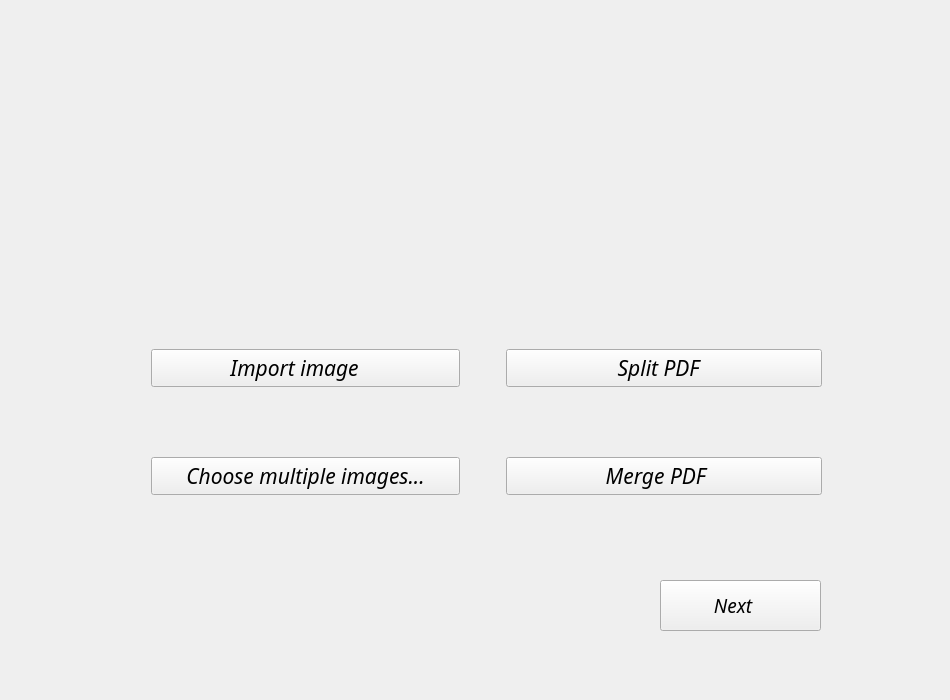
<?xml version="1.0" encoding="UTF-8"?>
<ui version="4.0">
 <class>MainWindow</class>
 <widget class="QWidget" name="MainWindow">
  <property name="geometry">
   <rect>
    <x>0</x>
    <y>0</y>
    <width>950</width>
    <height>700</height>
   </rect>
  </property>
  <property name="maximumSize">
   <size>
    <width>1200</width>
    <height>850</height>
   </size>
  </property>
  <property name="windowTitle">
   <string>MainWindow</string>
  </property>
  <property name="layoutDirection">
   <enum>Qt::RightToLeft</enum>
  </property>
  <property name="styleSheet">
   <string notr="true"/>
  </property>
  <widget class="QStackedWidget" name="stackedWidget">
   <property name="geometry">
    <rect>
     <x>0</x>
     <y>0</y>
     <width>950</width>
     <height>700</height>
    </rect>
   </property>
   <property name="layoutDirection">
    <enum>Qt::RightToLeft</enum>
   </property>
   <property name="currentIndex">
    <number>0</number>
   </property>
   <widget class="QWidget" name="main">
    <widget class="QLabel" name="lblDescan">
     <property name="geometry">
      <rect>
       <x>160</x>
       <y>120</y>
       <width>600</width>
       <height>191</height>
      </rect>
     </property>
     <property name="text">
      <string/>
     </property>
     <property name="pixmap">
      <pixmap resource="../resources.qrc">:/icons/icons/1.png</pixmap>
     </property>
    </widget>
    <widget class="QPushButton" name="pbNextEdit">
     <property name="geometry">
      <rect>
       <x>660</x>
       <y>580</y>
       <width>161</width>
       <height>51</height>
      </rect>
     </property>
     <property name="font">
      <font>
       <family>Ubuntu Condensed</family>
       <pointsize>14</pointsize>
       <italic>true</italic>
      </font>
     </property>
     <property name="layoutDirection">
      <enum>Qt::LeftToRight</enum>
     </property>
     <property name="text">
      <string>Next   </string>
     </property>
     <property name="icon">
      <iconset resource="../resources.qrc">
       <normaloff>:/icons/icons/next.png</normaloff>:/icons/icons/next.png</iconset>
     </property>
     <property name="iconSize">
      <size>
       <width>20</width>
       <height>20</height>
      </size>
     </property>
    </widget>
    <widget class="QWidget" name="layoutWidget">
     <property name="geometry">
      <rect>
       <x>151</x>
       <y>330</y>
       <width>671</width>
       <height>231</height>
      </rect>
     </property>
     <layout class="QGridLayout" name="gridLayout_2">
      <item row="2" column="0">
       <widget class="QPushButton" name="pbMergePdf">
        <property name="font">
         <font>
          <family>Ubuntu Condensed</family>
          <pointsize>16</pointsize>
          <italic>true</italic>
         </font>
        </property>
        <property name="layoutDirection">
         <enum>Qt::RightToLeft</enum>
        </property>
        <property name="text">
         <string>Merge PDF   </string>
        </property>
        <property name="icon">
         <iconset resource="../resources.qrc">
          <normaloff>:/icons/icons/file.png</normaloff>:/icons/icons/file.png</iconset>
        </property>
        <property name="iconSize">
         <size>
          <width>30</width>
          <height>30</height>
         </size>
        </property>
       </widget>
      </item>
      <item row="1" column="2">
       <widget class="QLabel" name="lblOneImage">
        <property name="maximumSize">
         <size>
          <width>309</width>
          <height>20</height>
         </size>
        </property>
        <property name="text">
         <string/>
        </property>
        <property name="alignment">
         <set>Qt::AlignCenter</set>
        </property>
       </widget>
      </item>
      <item row="0" column="1">
       <spacer name="horizontalSpacer">
        <property name="orientation">
         <enum>Qt::Horizontal</enum>
        </property>
        <property name="sizeType">
         <enum>QSizePolicy::Fixed</enum>
        </property>
        <property name="sizeHint" stdset="0">
         <size>
          <width>40</width>
          <height>20</height>
         </size>
        </property>
       </spacer>
      </item>
      <item row="2" column="2">
       <widget class="QPushButton" name="pbImportMultiple">
        <property name="sizePolicy">
         <sizepolicy hsizetype="Minimum" vsizetype="Preferred">
          <horstretch>0</horstretch>
          <verstretch>15</verstretch>
         </sizepolicy>
        </property>
        <property name="font">
         <font>
          <family>Ubuntu Condensed</family>
          <pointsize>16</pointsize>
          <italic>true</italic>
         </font>
        </property>
        <property name="text">
         <string>Choose multiple images...</string>
        </property>
        <property name="iconSize">
         <size>
          <width>30</width>
          <height>30</height>
         </size>
        </property>
       </widget>
      </item>
      <item row="0" column="2">
       <widget class="QPushButton" name="pbImport">
        <property name="font">
         <font>
          <family>Ubuntu Condensed</family>
          <pointsize>16</pointsize>
          <italic>true</italic>
         </font>
        </property>
        <property name="layoutDirection">
         <enum>Qt::RightToLeft</enum>
        </property>
        <property name="text">
         <string>Import image    </string>
        </property>
        <property name="icon">
         <iconset resource="../resources.qrc">
          <normaloff>:/icons/icons/import4.png</normaloff>:/icons/icons/import4.png</iconset>
        </property>
        <property name="iconSize">
         <size>
          <width>30</width>
          <height>30</height>
         </size>
        </property>
       </widget>
      </item>
      <item row="0" column="0">
       <widget class="QPushButton" name="pbSplitPdf">
        <property name="font">
         <font>
          <family>Ubuntu Condensed</family>
          <pointsize>16</pointsize>
          <italic>true</italic>
         </font>
        </property>
        <property name="layoutDirection">
         <enum>Qt::RightToLeft</enum>
        </property>
        <property name="text">
         <string> Split PDF   </string>
        </property>
        <property name="icon">
         <iconset resource="../resources.qrc">
          <normaloff>:/icons/icons/split.png</normaloff>:/icons/icons/split.png</iconset>
        </property>
        <property name="iconSize">
         <size>
          <width>30</width>
          <height>30</height>
         </size>
        </property>
       </widget>
      </item>
      <item row="3" column="2">
       <widget class="QLabel" name="lblMultiple">
        <property name="maximumSize">
         <size>
          <width>309</width>
          <height>20</height>
         </size>
        </property>
        <property name="text">
         <string/>
        </property>
        <property name="alignment">
         <set>Qt::AlignCenter</set>
        </property>
       </widget>
      </item>
     </layout>
    </widget>
   </widget>
   <widget class="QWidget" name="editImg">
    <widget class="QTabWidget" name="Options">
     <property name="geometry">
      <rect>
       <x>660</x>
       <y>110</y>
       <width>250</width>
       <height>451</height>
      </rect>
     </property>
     <property name="font">
      <font>
       <family>Ubuntu Condensed</family>
       <italic>true</italic>
      </font>
     </property>
     <property name="layoutDirection">
      <enum>Qt::LeftToRight</enum>
     </property>
     <property name="tabPosition">
      <enum>QTabWidget::North</enum>
     </property>
     <property name="tabShape">
      <enum>QTabWidget::Rounded</enum>
     </property>
     <property name="currentIndex">
      <number>1</number>
     </property>
     <property name="iconSize">
      <size>
       <width>16</width>
       <height>16</height>
      </size>
     </property>
     <widget class="QWidget" name="Resite_Rotate">
      <property name="font">
       <font>
        <family>Ubuntu Condensed</family>
        <italic>true</italic>
       </font>
      </property>
      <attribute name="title">
       <string>Resize &amp;&amp; rotate</string>
      </attribute>
      <widget class="QSlider" name="hsScale">
       <property name="geometry">
        <rect>
         <x>10</x>
         <y>50</y>
         <width>160</width>
         <height>16</height>
        </rect>
       </property>
       <property name="orientation">
        <enum>Qt::Horizontal</enum>
       </property>
      </widget>
      <widget class="QLabel" name="lblScale">
       <property name="geometry">
        <rect>
         <x>10</x>
         <y>20</y>
         <width>67</width>
         <height>17</height>
        </rect>
       </property>
       <property name="text">
        <string>Scale</string>
       </property>
      </widget>
      <widget class="Line" name="line1">
       <property name="geometry">
        <rect>
         <x>0</x>
         <y>60</y>
         <width>241</width>
         <height>51</height>
        </rect>
       </property>
       <property name="orientation">
        <enum>Qt::Horizontal</enum>
       </property>
      </widget>
      <widget class="QSlider" name="hsHorizontal">
       <property name="geometry">
        <rect>
         <x>10</x>
         <y>120</y>
         <width>160</width>
         <height>31</height>
        </rect>
       </property>
       <property name="orientation">
        <enum>Qt::Horizontal</enum>
       </property>
      </widget>
      <widget class="QLabel" name="lblHorizontal">
       <property name="geometry">
        <rect>
         <x>10</x>
         <y>100</y>
         <width>91</width>
         <height>17</height>
        </rect>
       </property>
       <property name="text">
        <string>Horizontal</string>
       </property>
      </widget>
      <widget class="Line" name="line2">
       <property name="geometry">
        <rect>
         <x>0</x>
         <y>140</y>
         <width>241</width>
         <height>41</height>
        </rect>
       </property>
       <property name="orientation">
        <enum>Qt::Horizontal</enum>
       </property>
      </widget>
      <widget class="QSlider" name="hsVertical">
       <property name="geometry">
        <rect>
         <x>10</x>
         <y>200</y>
         <width>160</width>
         <height>16</height>
        </rect>
       </property>
       <property name="orientation">
        <enum>Qt::Horizontal</enum>
       </property>
      </widget>
      <widget class="QLabel" name="lblVertical">
       <property name="geometry">
        <rect>
         <x>10</x>
         <y>170</y>
         <width>81</width>
         <height>20</height>
        </rect>
       </property>
       <property name="text">
        <string>Vertical</string>
       </property>
      </widget>
      <widget class="Line" name="line3">
       <property name="geometry">
        <rect>
         <x>0</x>
         <y>230</y>
         <width>241</width>
         <height>16</height>
        </rect>
       </property>
       <property name="orientation">
        <enum>Qt::Horizontal</enum>
       </property>
      </widget>
      <widget class="QLabel" name="lblRotate">
       <property name="geometry">
        <rect>
         <x>10</x>
         <y>250</y>
         <width>81</width>
         <height>20</height>
        </rect>
       </property>
       <property name="text">
        <string>Rotate</string>
       </property>
      </widget>
      <widget class="QToolButton" name="tbRotateLeft">
       <property name="geometry">
        <rect>
         <x>10</x>
         <y>280</y>
         <width>71</width>
         <height>31</height>
        </rect>
       </property>
       <property name="text">
        <string/>
       </property>
       <property name="icon">
        <iconset resource="../resources.qrc">
         <normaloff>:/icons/shape-rotate-anticlockwise-icon.png</normaloff>:/icons/shape-rotate-anticlockwise-icon.png</iconset>
       </property>
       <property name="iconSize">
        <size>
         <width>25</width>
         <height>25</height>
        </size>
       </property>
      </widget>
      <widget class="QToolButton" name="tbRotateRight">
       <property name="geometry">
        <rect>
         <x>100</x>
         <y>280</y>
         <width>71</width>
         <height>31</height>
        </rect>
       </property>
       <property name="text">
        <string>Right</string>
       </property>
       <property name="icon">
        <iconset resource="../resources.qrc">
         <normaloff>:/icons/shape-rotate-clockwise-icon.png</normaloff>:/icons/shape-rotate-clockwise-icon.png</iconset>
       </property>
       <property name="iconSize">
        <size>
         <width>25</width>
         <height>25</height>
        </size>
       </property>
      </widget>
      <widget class="QToolButton" name="tbCrop">
       <property name="geometry">
        <rect>
         <x>10</x>
         <y>370</y>
         <width>71</width>
         <height>31</height>
        </rect>
       </property>
       <property name="text">
        <string/>
       </property>
       <property name="icon">
        <iconset>
         <selectedon>:/icons/icons/cropping-tool.png</selectedon>
        </iconset>
       </property>
       <property name="iconSize">
        <size>
         <width>30</width>
         <height>30</height>
        </size>
       </property>
       <property name="popupMode">
        <enum>QToolButton::DelayedPopup</enum>
       </property>
       <property name="toolButtonStyle">
        <enum>Qt::ToolButtonIconOnly</enum>
       </property>
      </widget>
      <widget class="Line" name="line4">
       <property name="geometry">
        <rect>
         <x>0</x>
         <y>320</y>
         <width>241</width>
         <height>16</height>
        </rect>
       </property>
       <property name="orientation">
        <enum>Qt::Horizontal</enum>
       </property>
      </widget>
      <widget class="QLabel" name="lblCrop">
       <property name="geometry">
        <rect>
         <x>10</x>
         <y>340</y>
         <width>81</width>
         <height>17</height>
        </rect>
       </property>
       <property name="text">
        <string>Crop</string>
       </property>
      </widget>
     </widget>
     <widget class="QWidget" name="Effects_2">
      <property name="accessibleName">
       <string>&lt;html&gt;&lt;head/&gt;&lt;body&gt;&lt;p&gt;Effects&lt;/p&gt;&lt;p&gt;&lt;br/&gt;&lt;/p&gt;&lt;/body&gt;&lt;/html&gt;</string>
      </property>
      <property name="autoFillBackground">
       <bool>false</bool>
      </property>
      <attribute name="title">
       <string>Effects </string>
      </attribute>
      <widget class="QPushButton" name="pbGreyscale">
       <property name="geometry">
        <rect>
         <x>80</x>
         <y>15</y>
         <width>41</width>
         <height>41</height>
        </rect>
       </property>
       <property name="text">
        <string/>
       </property>
       <property name="icon">
        <iconset resource="../resources.qrc">
         <normaloff>:/icons/icons/grayscale.jpg</normaloff>:/icons/icons/grayscale.jpg</iconset>
       </property>
       <property name="iconSize">
        <size>
         <width>25</width>
         <height>25</height>
        </size>
       </property>
      </widget>
      <widget class="Line" name="line5">
       <property name="geometry">
        <rect>
         <x>0</x>
         <y>60</y>
         <width>241</width>
         <height>20</height>
        </rect>
       </property>
       <property name="orientation">
        <enum>Qt::Horizontal</enum>
       </property>
      </widget>
      <widget class="QLabel" name="lblBrightness">
       <property name="geometry">
        <rect>
         <x>10</x>
         <y>90</y>
         <width>81</width>
         <height>21</height>
        </rect>
       </property>
       <property name="text">
        <string>Brightness</string>
       </property>
      </widget>
      <widget class="QSlider" name="hsBrightness">
       <property name="geometry">
        <rect>
         <x>10</x>
         <y>110</y>
         <width>160</width>
         <height>31</height>
        </rect>
       </property>
       <property name="orientation">
        <enum>Qt::Horizontal</enum>
       </property>
      </widget>
      <widget class="Line" name="line6">
       <property name="geometry">
        <rect>
         <x>0</x>
         <y>130</y>
         <width>241</width>
         <height>51</height>
        </rect>
       </property>
       <property name="orientation">
        <enum>Qt::Horizontal</enum>
       </property>
      </widget>
      <widget class="QLabel" name="lblContrast">
       <property name="geometry">
        <rect>
         <x>10</x>
         <y>170</y>
         <width>71</width>
         <height>20</height>
        </rect>
       </property>
       <property name="text">
        <string>Contrast</string>
       </property>
      </widget>
      <widget class="QSlider" name="hsContrast">
       <property name="geometry">
        <rect>
         <x>10</x>
         <y>190</y>
         <width>160</width>
         <height>31</height>
        </rect>
       </property>
       <property name="orientation">
        <enum>Qt::Horizontal</enum>
       </property>
      </widget>
      <widget class="Line" name="line7">
       <property name="geometry">
        <rect>
         <x>0</x>
         <y>230</y>
         <width>241</width>
         <height>16</height>
        </rect>
       </property>
       <property name="orientation">
        <enum>Qt::Horizontal</enum>
       </property>
      </widget>
      <widget class="QLabel" name="lblGamma">
       <property name="geometry">
        <rect>
         <x>10</x>
         <y>260</y>
         <width>111</width>
         <height>20</height>
        </rect>
       </property>
       <property name="text">
        <string>Gamma correction</string>
       </property>
      </widget>
      <widget class="QSlider" name="hsCorrection">
       <property name="geometry">
        <rect>
         <x>10</x>
         <y>280</y>
         <width>160</width>
         <height>31</height>
        </rect>
       </property>
       <property name="orientation">
        <enum>Qt::Horizontal</enum>
       </property>
      </widget>
      <widget class="Line" name="line8">
       <property name="geometry">
        <rect>
         <x>0</x>
         <y>320</y>
         <width>251</width>
         <height>16</height>
        </rect>
       </property>
       <property name="orientation">
        <enum>Qt::Horizontal</enum>
       </property>
      </widget>
      <widget class="QLabel" name="lblSaturation">
       <property name="geometry">
        <rect>
         <x>10</x>
         <y>350</y>
         <width>81</width>
         <height>20</height>
        </rect>
       </property>
       <property name="text">
        <string>Saturation</string>
       </property>
      </widget>
      <widget class="QSlider" name="hsSaturation">
       <property name="geometry">
        <rect>
         <x>10</x>
         <y>370</y>
         <width>160</width>
         <height>31</height>
        </rect>
       </property>
       <property name="orientation">
        <enum>Qt::Horizontal</enum>
       </property>
      </widget>
      <widget class="QLabel" name="lblGrayscale">
       <property name="geometry">
        <rect>
         <x>10</x>
         <y>25</y>
         <width>81</width>
         <height>21</height>
        </rect>
       </property>
       <property name="text">
        <string>Grayscale</string>
       </property>
      </widget>
     </widget>
    </widget>
    <widget class="QPushButton" name="pbNextFinish">
     <property name="geometry">
      <rect>
       <x>660</x>
       <y>580</y>
       <width>161</width>
       <height>51</height>
      </rect>
     </property>
     <property name="font">
      <font>
       <family>Ubuntu Condensed</family>
       <pointsize>14</pointsize>
       <italic>true</italic>
      </font>
     </property>
     <property name="layoutDirection">
      <enum>Qt::LeftToRight</enum>
     </property>
     <property name="text">
      <string>Next   </string>
     </property>
     <property name="icon">
      <iconset resource="../resources.qrc">
       <normaloff>:/icons/icons/next.png</normaloff>:/icons/icons/next.png</iconset>
     </property>
     <property name="iconSize">
      <size>
       <width>20</width>
       <height>20</height>
      </size>
     </property>
    </widget>
    <widget class="QPushButton" name="pbBackStart">
     <property name="geometry">
      <rect>
       <x>120</x>
       <y>580</y>
       <width>161</width>
       <height>51</height>
      </rect>
     </property>
     <property name="font">
      <font>
       <family>Ubuntu Condensed</family>
       <pointsize>14</pointsize>
       <italic>true</italic>
      </font>
     </property>
     <property name="layoutDirection">
      <enum>Qt::LeftToRight</enum>
     </property>
     <property name="text">
      <string>Back</string>
     </property>
     <property name="icon">
      <iconset resource="../resources.qrc">
       <normaloff>:/icons/icons/back.png</normaloff>:/icons/icons/back.png</iconset>
     </property>
     <property name="iconSize">
      <size>
       <width>20</width>
       <height>20</height>
      </size>
     </property>
    </widget>
    <widget class="QToolButton" name="tbUndo">
     <property name="enabled">
      <bool>false</bool>
     </property>
     <property name="geometry">
      <rect>
       <x>660</x>
       <y>40</y>
       <width>41</width>
       <height>41</height>
      </rect>
     </property>
     <property name="text">
      <string>...</string>
     </property>
     <property name="icon">
      <iconset resource="../resources.qrc">
       <normaloff>:/icons/icons/Undo.ico</normaloff>:/icons/icons/Undo.ico</iconset>
     </property>
    </widget>
    <widget class="QToolButton" name="tbRedo">
     <property name="enabled">
      <bool>false</bool>
     </property>
     <property name="geometry">
      <rect>
       <x>710</x>
       <y>40</y>
       <width>41</width>
       <height>41</height>
      </rect>
     </property>
     <property name="text">
      <string>...</string>
     </property>
     <property name="icon">
      <iconset resource="../resources.qrc">
       <normaloff>:/icons/icons/Redo.ico</normaloff>:/icons/icons/Redo.ico</iconset>
     </property>
    </widget>
    <widget class="QToolButton" name="tbZoomIn">
     <property name="geometry">
      <rect>
       <x>770</x>
       <y>40</y>
       <width>41</width>
       <height>41</height>
      </rect>
     </property>
     <property name="text">
      <string/>
     </property>
     <property name="icon">
      <iconset resource="../resources.qrc">
       <normaloff>:/icons/Zoom-In-icon.png</normaloff>:/icons/Zoom-In-icon.png</iconset>
     </property>
    </widget>
    <widget class="QToolButton" name="tbFit">
     <property name="geometry">
      <rect>
       <x>870</x>
       <y>40</y>
       <width>41</width>
       <height>41</height>
      </rect>
     </property>
     <property name="text">
      <string>fit</string>
     </property>
    </widget>
    <widget class="QScrollArea" name="scrollArea">
     <property name="geometry">
      <rect>
       <x>30</x>
       <y>40</y>
       <width>600</width>
       <height>521</height>
      </rect>
     </property>
     <property name="widgetResizable">
      <bool>true</bool>
     </property>
     <widget class="QWidget" name="scrollAreaWidgetContents">
      <property name="geometry">
       <rect>
        <x>0</x>
        <y>0</y>
        <width>598</width>
        <height>519</height>
       </rect>
      </property>
     </widget>
    </widget>
    <widget class="QToolButton" name="tbZoomOut">
     <property name="geometry">
      <rect>
       <x>820</x>
       <y>40</y>
       <width>41</width>
       <height>41</height>
      </rect>
     </property>
     <property name="text">
      <string/>
     </property>
     <property name="icon">
      <iconset resource="../resources.qrc">
       <normaloff>:/icons/Zoom-Out-icon.png</normaloff>:/icons/Zoom-Out-icon.png</iconset>
     </property>
    </widget>
    <widget class="QPushButton" name="pbLeftImage">
     <property name="geometry">
      <rect>
       <x>280</x>
       <y>10</y>
       <width>51</width>
       <height>25</height>
      </rect>
     </property>
     <property name="text">
      <string/>
     </property>
     <property name="icon">
      <iconset>
       <selectedon>:/icons/icons/iconfinder_back_32384.png</selectedon>
      </iconset>
     </property>
     <property name="iconSize">
      <size>
       <width>30</width>
       <height>30</height>
      </size>
     </property>
    </widget>
    <widget class="QPushButton" name="pbRightImage">
     <property name="geometry">
      <rect>
       <x>330</x>
       <y>10</y>
       <width>51</width>
       <height>25</height>
      </rect>
     </property>
     <property name="text">
      <string/>
     </property>
     <property name="icon">
      <iconset>
       <selectedon>:/icons/icons/iconfinder_forward_32404.png</selectedon>
      </iconset>
     </property>
     <property name="iconSize">
      <size>
       <width>30</width>
       <height>31</height>
      </size>
     </property>
    </widget>
   </widget>
   <widget class="QWidget" name="FinishPage">
    <widget class="QPushButton" name="pbFinish">
     <property name="geometry">
      <rect>
       <x>660</x>
       <y>580</y>
       <width>161</width>
       <height>51</height>
      </rect>
     </property>
     <property name="font">
      <font>
       <family>Ubuntu Condensed</family>
       <pointsize>14</pointsize>
       <italic>true</italic>
      </font>
     </property>
     <property name="text">
      <string>Finish </string>
     </property>
     <property name="icon">
      <iconset resource="../resources.qrc">
       <normaloff>:/icons/icons/iconfinder_check_1930264.png</normaloff>:/icons/icons/iconfinder_check_1930264.png</iconset>
     </property>
    </widget>
    <widget class="QLabel" name="laImage">
     <property name="geometry">
      <rect>
       <x>450</x>
       <y>240</y>
       <width>371</width>
       <height>281</height>
      </rect>
     </property>
     <property name="text">
      <string/>
     </property>
     <property name="pixmap">
      <pixmap resource="../resources.qrc">:/icons/icons/main2.gif</pixmap>
     </property>
     <property name="scaledContents">
      <bool>true</bool>
     </property>
    </widget>
    <widget class="QWidget" name="layoutWidget">
     <property name="geometry">
      <rect>
       <x>120</x>
       <y>210</y>
       <width>247</width>
       <height>351</height>
      </rect>
     </property>
     <layout class="QVBoxLayout" name="verticalLayout">
      <item>
       <widget class="QPushButton" name="pbConvert">
        <property name="font">
         <font>
          <family>Ubuntu Condensed</family>
          <italic>true</italic>
         </font>
        </property>
        <property name="text">
         <string>Convert to PDF  </string>
        </property>
        <property name="icon">
         <iconset resource="../resources.qrc">
          <normaloff>:/icons/icons/iconfinder_1-02_511559.png</normaloff>:/icons/icons/iconfinder_1-02_511559.png</iconset>
        </property>
        <property name="iconSize">
         <size>
          <width>40</width>
          <height>40</height>
         </size>
        </property>
       </widget>
      </item>
      <item>
       <widget class="QPushButton" name="pbCompress">
        <property name="enabled">
         <bool>false</bool>
        </property>
        <property name="font">
         <font>
          <family>Ubuntu Condensed</family>
          <italic>true</italic>
         </font>
        </property>
        <property name="text">
         <string>Compress PDF</string>
        </property>
        <property name="icon">
         <iconset resource="../resources.qrc">
          <normaloff>:/icons/icons/iconfinder_1-02_511559.png</normaloff>:/icons/icons/iconfinder_1-02_511559.png</iconset>
        </property>
        <property name="iconSize">
         <size>
          <width>40</width>
          <height>40</height>
         </size>
        </property>
       </widget>
      </item>
      <item>
       <widget class="QPushButton" name="pbDrive">
        <property name="enabled">
         <bool>false</bool>
        </property>
        <property name="font">
         <font>
          <family>Ubuntu Condensed</family>
          <italic>true</italic>
         </font>
        </property>
        <property name="text">
         <string>Send to Drive   </string>
        </property>
        <property name="icon">
         <iconset resource="../resources.qrc">
          <normaloff>:/icons/icons/iconfinder_google-drive_317713.png</normaloff>:/icons/icons/iconfinder_google-drive_317713.png</iconset>
        </property>
        <property name="iconSize">
         <size>
          <width>40</width>
          <height>40</height>
         </size>
        </property>
       </widget>
      </item>
      <item>
       <widget class="QPushButton" name="pbMail">
        <property name="enabled">
         <bool>false</bool>
        </property>
        <property name="font">
         <font>
          <family>Ubuntu Condensed</family>
          <italic>true</italic>
         </font>
        </property>
        <property name="layoutDirection">
         <enum>Qt::RightToLeft</enum>
        </property>
        <property name="text">
         <string>Send to Mail    </string>
        </property>
        <property name="icon">
         <iconset resource="../resources.qrc">
          <normaloff>:/icons/icons/iconfinder_gmail_1220367.png</normaloff>:/icons/icons/iconfinder_gmail_1220367.png</iconset>
        </property>
        <property name="iconSize">
         <size>
          <width>40</width>
          <height>40</height>
         </size>
        </property>
       </widget>
      </item>
     </layout>
    </widget>
    <widget class="QLabel" name="laThanks">
     <property name="geometry">
      <rect>
       <x>139</x>
       <y>110</y>
       <width>681</width>
       <height>61</height>
      </rect>
     </property>
     <property name="font">
      <font>
       <family>Waree</family>
       <pointsize>20</pointsize>
       <weight>75</weight>
       <bold>true</bold>
      </font>
     </property>
     <property name="text">
      <string>&lt;html&gt;&lt;head/&gt;&lt;body&gt;&lt;p&gt;&lt;span style=&quot; color:#01030c;&quot;&gt;Thank you for using our app! &lt;/span&gt;&lt;/p&gt;&lt;/body&gt;&lt;/html&gt;</string>
     </property>
     <property name="alignment">
      <set>Qt::AlignCenter</set>
     </property>
    </widget>
    <widget class="QPushButton" name="pbBackEdit">
     <property name="geometry">
      <rect>
       <x>120</x>
       <y>580</y>
       <width>161</width>
       <height>51</height>
      </rect>
     </property>
     <property name="font">
      <font>
       <family>Ubuntu Condensed</family>
       <pointsize>14</pointsize>
       <italic>true</italic>
      </font>
     </property>
     <property name="layoutDirection">
      <enum>Qt::LeftToRight</enum>
     </property>
     <property name="text">
      <string>Back</string>
     </property>
     <property name="icon">
      <iconset resource="../resources.qrc">
       <normaloff>:/icons/icons/back.png</normaloff>:/icons/icons/back.png</iconset>
     </property>
     <property name="iconSize">
      <size>
       <width>20</width>
       <height>20</height>
      </size>
     </property>
    </widget>
   </widget>
  </widget>
 </widget>
 <resources>
  <include location="../resources.qrc"/>
 </resources>
 <connections/>
</ui>
